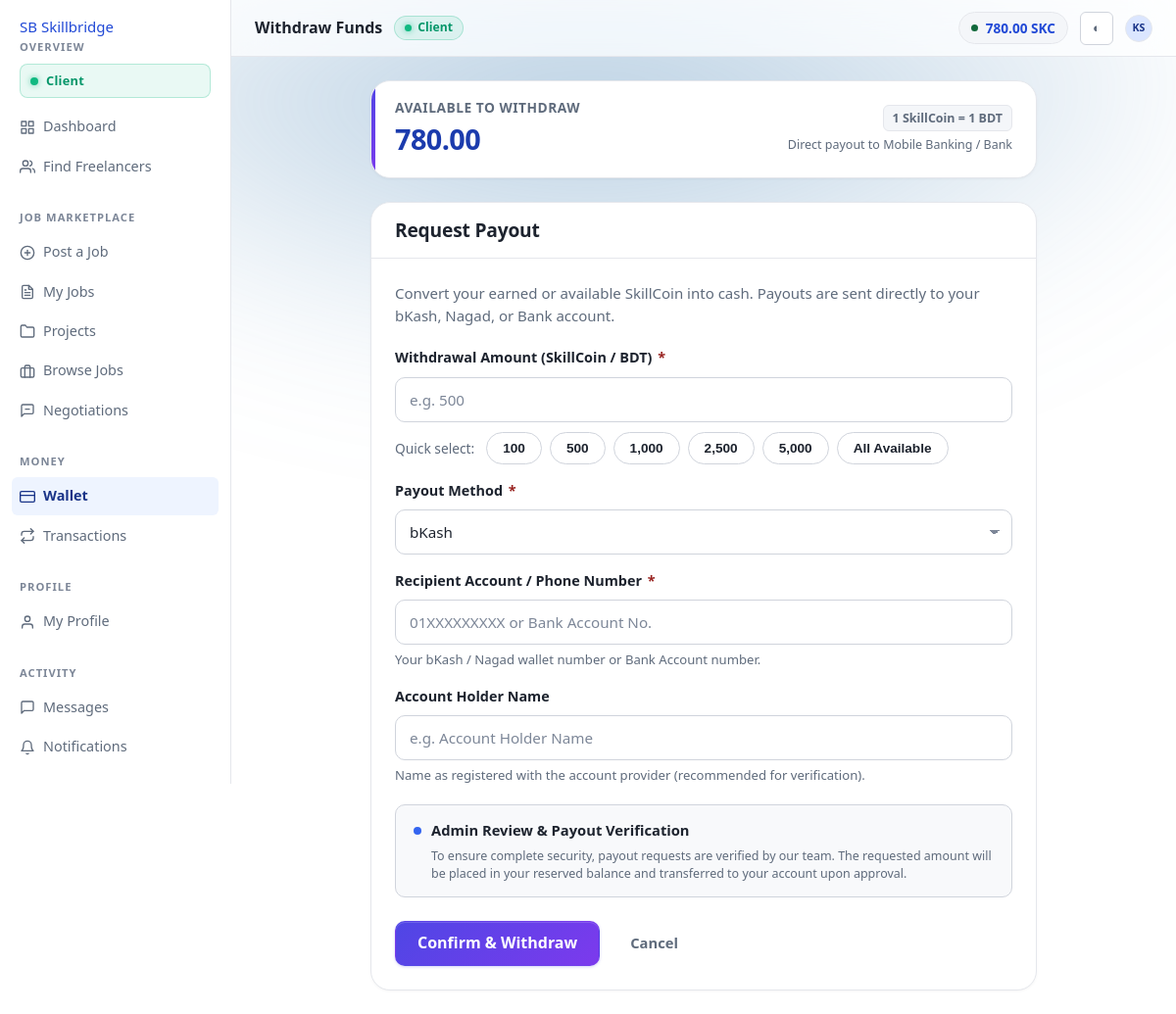
Page /wallet/withdraw/ (signed in) on the committed database.
### apps/wallets/models.py (models this page shows, shortened)
class Wallet(TimeStampedModel):
    user = models.OneToOneField(settings.AUTH_USER_MODEL, on_delete=models.PROTECT, related_name='wallet')
    available_balance = MoneyField(help_text='Spendable SkillCoin.')
    reserved_balance = MoneyField(help_text='Locked for published job budgets or a pending withdrawal.')
    escrow_balance = MoneyField(help_text='Committed to funded projects.')
    lifetime_deposited = MoneyField()
    lifetime_withdrawn = MoneyField()
    lifetime_earned = MoneyField()
    lifetime_spent = MoneyField()
    is_frozen = models.BooleanField(default=False, help_text='Admin freeze — blocks every outgoing movement.')
    frozen_reason = models.CharField(max_length=300, blank=True)
    version = models.PositiveBigIntegerField(default=0, help_text='Incremented on every mutation; detects lost updates.')
    class Meta:
        constraints = [models.CheckConstraint(check=models.Q(available_balance__gte=ZERO), name='wallet_available_non_negative'), models.CheckConstraint(check=models.Q(reserved_balance__gte=ZERO), name='wallet_reserved_non_negative'), models.CheckConstraint(check=models.Q(escrow_balance__gte=ZERO), name='wallet_escrow_non_negative')]
    @property
    def total(self):
        return self.available_balance + self.reserved_balance + self.escrow_balance

### apps/accounts/models.py (models this page shows, shortened)
class User(AbstractBaseUser, PermissionsMixin, UUIDModel, TimeStampedModel):
    class Status(models.TextChoices):
        ACTIVE = ('ACTIVE', 'Active')
        SUSPENDED = ('SUSPENDED', 'Suspended')
        BANNED = ('BANNED', 'Banned')
        CLOSED = ('CLOSED', 'Closed')
    email = models.EmailField(unique=True, db_index=True)
    username = models.CharField(max_length=50, unique=True, db_index=True, validators=[USERNAME_VALIDATOR])
    first_name = models.CharField(max_length=80, blank=True)
    last_name = models.CharField(max_length=80, blank=True)
    role = models.CharField(max_length=12, choices=Role.choices, db_index=True)
    is_email_verified = models.BooleanField(default=False, db_index=True)
    email_verified_at = models.DateTimeField(null=True, blank=True)
    status = models.CharField(max_length=10, choices=Status.choices, default=Status.ACTIVE, db_index=True)
    suspension_reason = models.TextField(blank=True)
    suspended_until = models.DateTimeField(null=True, blank=True)
    is_active = models.BooleanField(default=True)
    is_staff = models.BooleanField(default=False)
    date_joined = models.DateTimeField(default=timezone.now)
    last_seen_at = models.DateTimeField(null=True, blank=True)
    avatar = models.ImageField(upload_to='avatars/%Y/%m/', null=True, blank=True)
    objects = UserManager()
    USERNAME_FIELD = 'email'
    REQUIRED_FIELDS = ['username']
    class Meta:
        ordering = ('-date_joined',)
        indexes = [models.Index(fields=['role', 'status']), models.Index(fields=['-date_joined'])]
    @property
    def full_name(self) -> str:
        name = f'{self.first_name} {self.last_name}'.strip()
        return name or self.username
    @property
    def initials(self) -> str:
        parts = [p for p in (self.first_name, self.last_name) if p]
        if parts:
            return ''.join((p[0] for p in parts[:2])).upper()
        return self.username[:2].upper()
    @property
    def is_client(self) -> bool:
        return self.role == Role.CLIENT
    @property
    def is_freelancer(self) -> bool:
        return self.role == Role.FREELANCER
    @property
    def is_platform_admin(self) -> bool:
        return self.role == Role.ADMIN or self.is_superuser
    @property
    def is_usable(self) -> bool:
        if not self.is_active or self.status in {self.Status.BANNED, self.Status.CLOSED}:
            return False
        if self.status == self.Status.SUSPENDED:
            if self.suspended_until and self.suspended_until <= timezone.now():
                return True
            return False
        return True

### apps/wallets/views.py (the view)
# urls.py: urlpatterns = [path('', views.wallet, name='wallet'), path('deposit/', views.deposit_view, name='deposit'), path('withdraw/', views.withdraw_view, name='withdraw'), path('transactions/', views.transac
@verified_required
def withdraw_view(request):
    user = request.user
    wallet_obj = get_wallet(user)
    if wallet_obj.is_frozen:
        messages.error(request, f"Your wallet is frozen: {wallet_obj.frozen_reason or 'contact support'}.")
        return redirect('wallets:wallet')
    if request.method == 'POST':
        form = WithdrawalForm(request.POST, wallet=wallet_obj)
        if form.is_valid():
            amount = form.cleaned_data['amount']
            method = form.cleaned_data['payment_method']
            account_num = form.cleaned_data['account_number']
            account_name = form.cleaned_data['account_name']
            try:
                withdrawal = services.request_withdrawal(user=user, amount=amount, payment_method=method, account_number=account_num, account_name=account_name)
                messages.info(request, f'Withdrawal request for {withdrawal.amount} SkillCoin submitted (Ref: {withdrawal.reference_id}). Funds are safely reserved and will be processed upon Admin verification.')
                return redirect('wallets:wallet')
            except DomainError as exc:
                messages.error(request, exc.message)
    else:
        form = WithdrawalForm(wallet=wallet_obj)
    return render(request, 'wallets/withdraw.html', {'form': form, 'wallet': wallet_obj, 'info': wallet_summary(user), 'nav': 'wallet', 'page_title': 'Withdraw Funds'})

### apps/wallets/templates/wallets/withdraw.html (shortened to what this page needs)
{% extends "layouts/dashboard.html" %}
{% load static humanize %}
{% block page_heading %}Withdraw Funds{% endblock %}
{% block page_css %}
<link rel="stylesheet" href="{% static 'wallets/css/wallet.css' %}?v=4.0">
<link rel="stylesheet" href="{% static 'wallets/css/withdraw.css' %}?v=4.0">
{% endblock %}
{% block content %}
<div class="withdraw-container">
  <div class="balance-strip">
    <div>
      <span class="muted small" style="display: block; font-weight: 600; text-transform: uppercase; letter-spacing: 0.5px;">Available to Withdraw</span>
      <span class="coin coin--xl" style="font-weight: 800; font-size: 1.8rem; color: var(--brand-700, #4338ca);">
        {{ info.available|coin }}
      </span>
    </div>
    <div style="text-align: right;">
      <span class="tag tag--ok" style="font-weight: 700;">1 SkillCoin = 1 BDT</span>
      <p class="tiny muted" style="margin: 4px 0 0;">Direct payout to Mobile Banking / Bank</p>
    </div>
  </div>
  <section class="card">
    <div class="card__head">
      <h2>Request Payout</h2>
    </div>
    <div class="card__body">
      <p class="muted" style="margin-bottom: 1.25rem;">
        Convert your earned or available SkillCoin into cash. Payouts are sent directly to your bKash, Nagad, or Bank account.
      </p>
      <form method="post" novalidate>
        <div class="field" style="margin-bottom: 1rem;">
          <label for="id_amount" style="font-weight: 600; display: block; margin-bottom: 0.5rem;">
            Withdrawal Amount (SkillCoin / BDT) <span class="required-mark">*</span>
          </label>
          {{ form.amount }}
          <div class="quick-amounts">
            <span class="muted small" style="align-self: center; margin-right: 4px;">Quick select:</span>
            <button type="button" class="quick-btn" onclick="setAmount(100)">100</button>
            <button type="button" class="quick-btn" onclick="setAmount(500)">500</button>
            <button type="button" class="quick-btn" onclick="setAmount(1000)">1,000</button>
            <button type="button" class="quick-btn" onclick="setAmount(2500)">2,500</button>
            <button type="button" class="quick-btn" onclick="setAmount(5000)">5,000</button>
            <button type="button" class="quick-btn" onclick="setAmount({{ info.available }})">All Available</button>
          </div>
        </div>
        <div class="field" style="margin-bottom: 1rem;">
          <label for="id_payment_method" style="font-weight: 600; display: block; margin-bottom: 0.5rem;">
            Payout Method <span class="required-mark">*</span>
          </label>
          {{ form.payment_method }}
        </div>
        <div class="field" style="margin-bottom: 1rem;">
          <label for="id_account_number" style="font-weight: 600; display: block; margin-bottom: 0.5rem;">
            Recipient Account / Phone Number <span class="required-mark">*</span>
          </label>
          {{ form.account_number }}
          <p class="field__hint">Your bKash / Nagad wallet number or Bank Account number.</p>
        </div>
        <div class="field" style="margin-bottom: 1.25rem;">
          <label for="id_account_name" style="font-weight: 600; display: block; margin-bottom: 0.5rem;">
            Account Holder Name
          </label>
          {{ form.account_name }}
          <p class="field__hint">Name as registered with the account provider (recommended for verification).</p>
        </div>
        <div class="field" style="margin-bottom: 1.5rem; background: var(--surface-2); padding: 14px 18px; border-radius: var(--r); border: 1px solid var(--line-strong);">
          <div style="display: flex; align-items: center; gap: 10px;">
            <span style="display: inline-block; width: 8px; height: 8px; border-radius: 50%; background: var(--brand-500);"></span>
            <strong style="font-size: 0.92rem; color: var(--text);">Admin Review & Payout Verification</strong>
          </div>
          <p class="tiny muted" style="margin: 6px 0 0 18px; line-height: 1.45;">
            To ensure complete security, payout requests are verified by our team. The requested amount will be placed in your reserved balance and transferred to your account upon approval.
          </p>
        </div>
        <div style="display: flex; gap: 12px; align-items: center;">
          <button class="btn btn--primary btn--lg" type="submit">
            Confirm & Withdraw
          </button>
          <a class="btn btn--ghost" href="{% url 'wallets:wallet' %}">Cancel</a>
        </div>
      </form>
    </div>
  </section>
</div>
{% endblock %}

### templates/layouts/dashboard.html (shortened to what this page needs)
{% extends "base.html" %}
{% load static %}
{% block shell_css %}<link rel="stylesheet" href="{% static 'css/dashboard.css' %}?v=4.0">{% endblock %}
{% block chrome %}
<div class="app">
  <aside class="app-side">
    <a class="brand" href="{% url 'home' %}">
      <span class="brand__mark" aria-hidden="true">SB</span> Skillbridge
    </a>
    {% include "components/sidebar.html" %}
  </aside>
  <div class="app-main">
    <header class="app-top">
      <span class="app-top__title">{% block page_heading %}{% endblock %}</span>
      {% if user.is_freelancer %}
        <span class="top-role-badge top-role-badge--freelancer"><span class="role-pulse-dot"></span> Freelancer</span>
      {% elif user.is_client %}
        <span class="top-role-badge top-role-badge--client"><span class="role-pulse-dot"></span> Client</span>
      {% endif %}
      {% if wallet %}
        <a class="wallet-chip hide-sm" href="{% url 'wallets:wallet' %}" title="Available balance">
          <span class="wallet-chip__dot" aria-hidden="true"></span>
          {{ wallet.available_balance|coin }} {{ SKILLCOIN.CODE }}
        </a>
      {% endif %}
      <button class="icon-btn" type="button" data-theme-toggle aria-label="Switch colour theme">◐</button>
      <a class="avatar avatar--sm" href="{% url 'accounts:settings' %}" title="{{ user.full_name }}">
        {% if user.avatar %}<img src="{{ user.avatar.url }}" alt="">{% else %}{{ user.initials }}{% endif %}
      </a>
    </header>
    <main id="main" class="app-body{% block body_class %}{% endblock %}">
      {% block content %}{% endblock %}
    </main>
  </div>
</div>
{% endblock %}

### rows in the picture
Wallet: available_balance|coin "780.00", available|coin "780.00"
User: initials "KS"

### other values in the picture
{{ SKILLCOIN.CODE }} "SKC"
